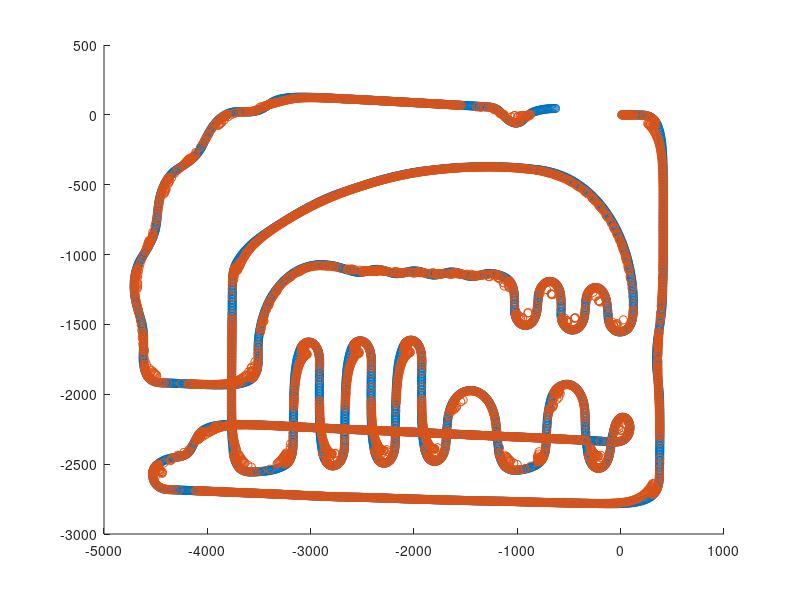

Write MATLAB code to recreate this figure. (Note: this script raises an error after producing the figure.)
%data = load("2024AllJapan_Dis,theta.txt");
%data = load("reRoeasymap_Dis,theta.txt");
data = load("reRomap_xy.txt");
%data = load("Distance, Theta.txt");

AllEuclideanDistance = 0;

% 距離と角度の列を抽出
distance = data(:, 1);
theta = data(:, 2);
theta_adj = theta .* 1;

% ゼロでない距離のみを抽出
distance = nonzeros(distance);
theta = theta(1:length(distance));

% 変数の初期化
x = 0;
y = 0;
th = 0;

X = [];
Y = [];
Th = [];
originmap_EucildeanDistance = [];
array_originmap_atan2 = [];
array_radius = [];

% 距離と角度の値を反復処理
for i = 1:length(distance)
    %x = x + distance(i) * cos(th + theta_adj(i)/2); % 10mmの距離をx座標に変換
    %y = y + distance(i) * sin(th + theta_adj(i)/2); % 10mmの距離をy座標に変換
    th = th + theta_adj(i); % 角度を調整
    x = distance(i);%x座標
    y = theta(i);%y座標 thetaと書いてあるが，実際はy座標

    X = [X x];
    Y = [Y y];
    Th = [Th th];
end

origin_atan2 = atan2(Y(2)-Y(1), X(2)-X(1)); % 最初の角度を計算
array_originmap_atan2 = [origin_atan2]; % 最初の角度を配列に追加

% コースの全体距離を計算
for i = 1:length(X)-1
    EuclideanDistance(i) = sqrt((X(i+1) - X(i))^2 + (Y(i+1) - Y(i))^2);
    originmap_EucildeanDistance = [originmap_EucildeanDistance EuclideanDistance(i)];
    origin_atan2 = atan2(Y(i+1)-Y(i),X(i+1)-X(i));
    delta_origin_atan2 = origin_atan2 - array_originmap_atan2(end);
    if delta_origin_atan2 > pi
        origin_atan2 = origin_atan2 - 2 * pi;
    elseif delta_origin_atan2 < -pi
        origin_atan2 = origin_atan2 + 2 * pi;
    end
    delta_origin_atan2_2 = origin_atan2 - array_originmap_atan2(end);
    radius = abs(EuclideanDistance(i) / delta_origin_atan2_2);
    if radius > 1000
        radius = 1000;
    end
    array_originmap_atan2 = [array_originmap_atan2 origin_atan2];
    array_radius = [array_radius radius];
    AllEuclideanDistance = AllEuclideanDistance + EuclideanDistance(i);
end

% 平滑化のための変数の初期化
X_smooth = [];
Y_smooth = [];
Th_smooth = [];
Th_delta = [];
EuclideanDistance = [];
array_shortcutmap_radius = [];
AllEuclideanDistance_shortcut = 0; % ユークリッド距離の総和の初期化
distance_threshold = 1; % 距離のしきい値を設定（例：10mm）

% 最初の点を追加
X_smooth = X(1);
Y_smooth = Y(1);
Th_smooth = Th(1); % 初期角度も追加

% 移動平均を計算
n = numel(X);
for i = 2:n
    % 終点に近づくとき、窓のサイズを徐々に小さくする
    remaining_points = n - i + 1;
    windowSize = 50; % 窓のサイズを設定

    mov_radius = array_radius(i - 1) / 1000;
    windowSize = windowSize * mov_radius;
    windowSize = fix(windowSize);

    if i <= windowSize
        temp_x = sum(X(1:i)) / i; % Xの移動平均
        temp_y = sum(Y(1:i)) / i; % Yの移動平均
    else
        temp_x = sum(X(i-windowSize+1:i)) / windowSize; % Xの移動平均
        temp_y = sum(Y(i-windowSize+1:i)) / windowSize; % Yの移動平均
    end
    
    euclidean_dist = sqrt((temp_x - X_smooth(end))^2 + (temp_y - Y_smooth(end))^2);

    if euclidean_dist > distance_threshold
        % 新しい座標を追加
        X_smooth = [X_smooth temp_x];
        Y_smooth = [Y_smooth temp_y];
        
        % 新しい角度を計算
        dx = temp_x - X_smooth(end-1); % x方向の差
        dy = temp_y - Y_smooth(end-1); % y方向の差
        new_th2 = atan2(dy, dx); % 前の座標との角度を計算

        % atan2の例外処理
        delta_th2 = new_th2 - Th_smooth(end);
        if delta_th2 > pi
            new_th2 = new_th2 - 2 * pi;
        elseif delta_th2 < -pi
            new_th2 = new_th2 + 2 * pi;
        end

        delta_th3 = new_th2 - Th_smooth(end); % 角速度の差分
        
        Th_smooth = [Th_smooth new_th2]; % 補正した角度を使用
        Th_delta = [Th_delta delta_th3];

        shortcutmap_radius = abs(euclidean_dist / delta_th3);
        if shortcutmap_radius > 1000
           shortcutmap_radius = 1000;
        end
        
        array_shortcutmap_radius = [array_shortcutmap_radius shortcutmap_radius];
        
        % ユークリッド距離を保存
        EuclideanDistance = [EuclideanDistance euclidean_dist];
        AllEuclideanDistance_shortcut = AllEuclideanDistance_shortcut + euclidean_dist;
        euclidean_dist = 0;
    end
end

% オリジナルコースとショートカットコースの総距離を表示
disp('コースの総距離:')
fprintf('%.0fmm\n', AllEuclideanDistance);

disp('ショートカット経路の総距離:')
fprintf('%.0fmm\n', AllEuclideanDistance_shortcut);

% 元マップの曲率半径
output_file = 'originmap_radius.txt';
fid = fopen(output_file, 'w');
fprintf(fid, '%f\n', [array_radius]);
fclose(fid);
disp('オリジナルマップの角度をファイルに保存されました。');

% 元マップの角度
output_file = 'originmap_atan2.txt';
fid = fopen(output_file, 'w');
fprintf(fid, '%f\n', [array_originmap_atan2]);
fclose(fid);
disp('オリジナルマップの角度をファイルに保存されました。');

% 元マップの座標間のユークリッド距離
output_file = 'originmap_EuclideanDistance.txt';
fid = fopen(output_file, 'w');
fprintf(fid, '%f\n', [originmap_EucildeanDistance]);
fclose(fid);
disp('オリジナルマップのユークリッド距離をファイルに保存されました。');

% ショートカット経路座標をファイルに保存
output_file = 'Shortcutdata_output.txt';
fid = fopen(output_file, 'w');
fprintf(fid, '%f %f\n', [X_smooth; Y_smooth]);
fclose(fid);
disp('ショートカット座標がファイルに保存されました。');

% ショートカット座標間のユークリッド距離をファイルに保存
output_file = 'EuclideanDistance_output.txt';
fid = fopen(output_file, 'w');
fprintf(fid, '%f\n', EuclideanDistance);
fclose(fid);
disp('ショートカット座標間の距離がファイルに保存されました。');

output_file = 'atan2.txt';
fid = fopen(output_file, 'w');
fprintf(fid, '%f\n', Th_smooth);
fclose(fid);
disp('atan2で計算された角速度がファイルに保存されました。');

output_file = 'atan2_delta.txt';
fid = fopen(output_file, 'w');
fprintf(fid, '%f\n', Th_delta);
fclose(fid);
disp('比較した角速度がファイルに保存されました。');

output_file = 'shortcutmap_radius.txt';
fid = fopen(output_file, 'w');
fprintf(fid, '%f\n', array_shortcutmap_radius);
fclose(fid);
disp('ショートカット経路の曲率半径がファイルに保存されました。');

% オリジナルコースとショートカットコースをプロット
figure(1);
scatter(X, Y, 'red')
hold on
scatter(X_smooth, Y_smooth, 'blue')
xline(0, "-r")
xline(-1000, "-r")
yline(0, "-r")
grid on
grid minor
axis equal
legend('Original MAP (red)', 'Shortcut MAP (blue)')
